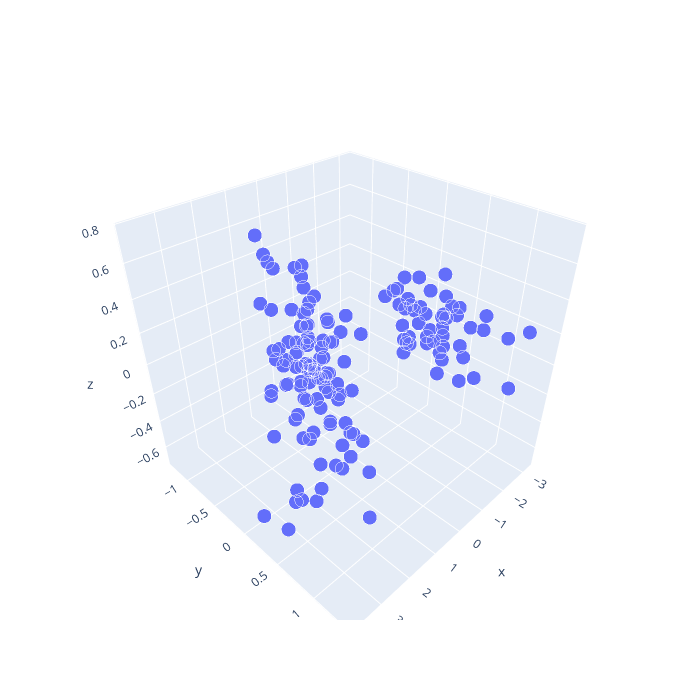

Notebook code cell kept with this figure:
### Code cell
#%%
# PCA analysis

pca_decomposer = PCA(n_components=3)
pca_comps = pca_decomposer.fit_transform(data)

plotly_3D(
    pca_comps[:,0],
    pca_comps[:,1],
    pca_comps[:,2],
)

### Figure 1 — Plotly figure (JSON) as saved in the notebook; plotly's stock layout.template omitted (floating-point values rounded to 4 significant figures; data arrays with more than 128 entries replaced by an {"elided": "..."} marker saying what was removed)
{"data": [{"marker": {"line": {"color": "rgba(217, 217, 217, 0.14)", "width": 1}, "size": 5}, "mode": "markers", "type": "scatter3d", "x": {"elided": "150 float values"}, "y": {"elided": "150 float values"}, "z": {"elided": "150 float values"}}], "layout": {"height": 700, "width": 700}}
